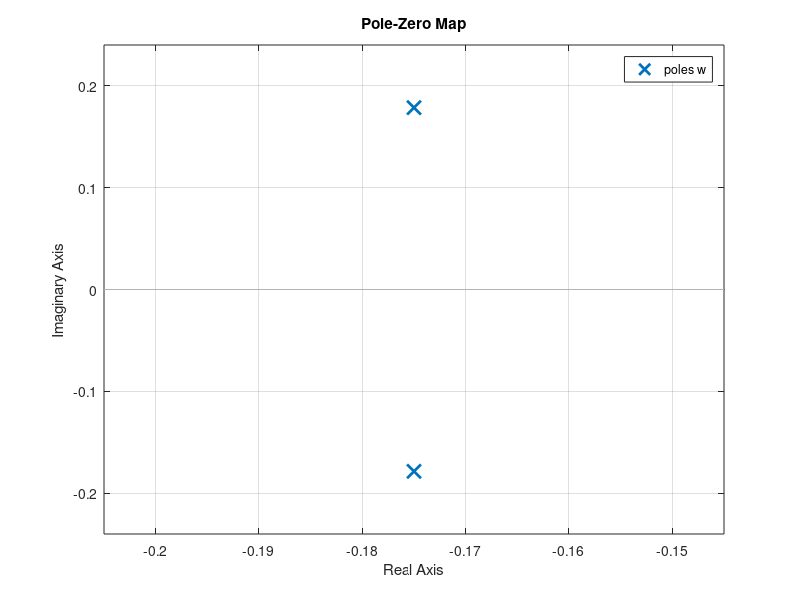

Here is the MATLAB script that generated this plot:
clear, clc

k = 8;
T = 4;

% for eps = -1 : 0.02 : 1
%     hold on;
%     grid on;
%     w = tf(k,[T^2, 2 * eps * T, 1]);
%     pzmap(w);
% end

eps = 0.7;
w = tf(k,[T^2, 2 * eps * T, 1]);
pzmap(w);
